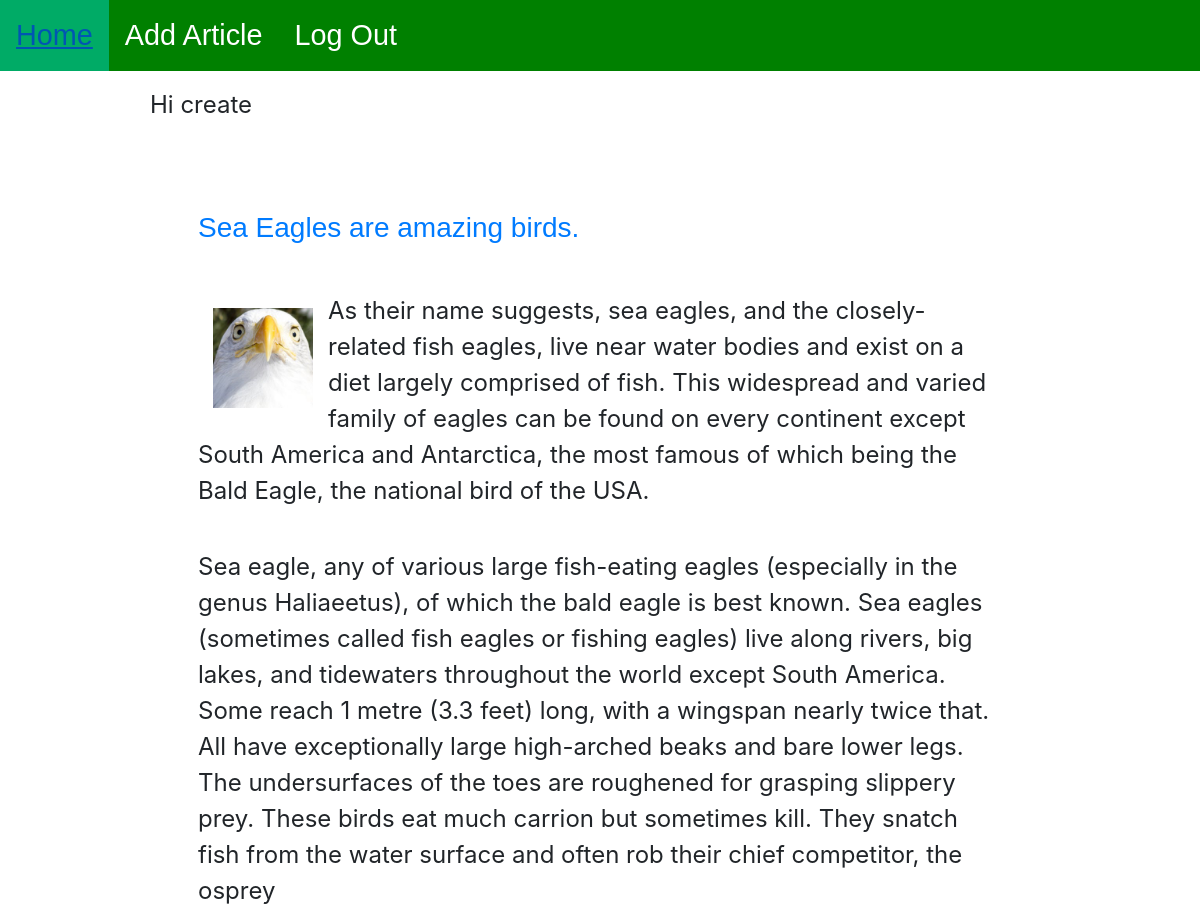
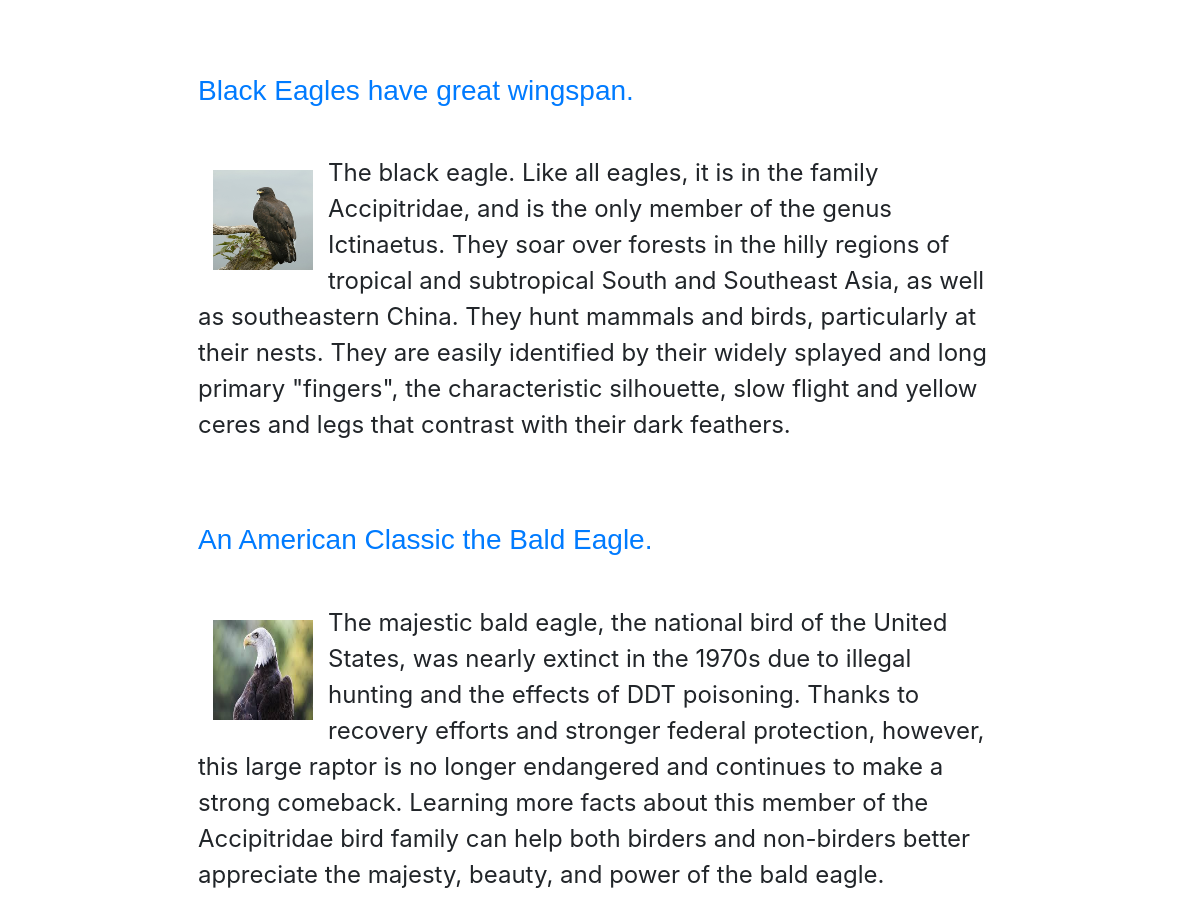
The app's page / (signed in) with its own data (2 pictures, top to bottom).
### samples/models.py (models this page shows, shortened)
class Article(models.Model):
    title = models.CharField(max_length=200)
    text = models.TextField()
    author = models.ForeignKey(
        'auth.User', on_delete=models.CASCADE, default=1,)
    photo = models.ImageField(upload_to="gallery", default='eagle1.jpg')

### samples/views.py (the view)
# urls.py: path('', HomePageView.as_view(), name='home'),
class HomePageView(ListView):
    model = Article
    template_name = 'home.html'
    context_object_name = 'all_articles_list'

### templates/home.html
{% extends 'base.html' %}
{% block content %}
<main>
    {% for article in all_articles_list %}
    <section>
        <h3><a href="{% url 'article_detail' article.pk %}">{{ article.title }}</a></h3>
        <article>
            <img src="{{ article.photo.url }}" alt="{{ article.title }}" class="art-img">
            <p>{{ article.text | linebreaks }}</p>
        </article>
    </section>
    {% endfor %}
</main>
{% endblock content %}

### templates/base.html (shortened to what this page needs)
{% load static %}
<!DOCTYPE html>
<html lang="en">
<head>
    <link href="{% static 'css/base.css' %}" rel="stylesheet">
    <link rel="stylesheet" href="https://stackpath.bootstrapcdn.com/bootstrap/4.4.1/css/bootstrap.min.css"
>
</head>
<body>
    <ul>
        <li><a href="{% url 'home' %}">Home</a></li>
        <li><a href="{% url 'add_article' %}">Add Article</a></li>
        {% if user.is_authenticated %}
        <li><a href="{% url 'logout' %}">Log Out</a></li>
        {% endif %}
    </ul>
    <div class="wrapper">
        {% if user.is_authenticated %}
        <p>Hi {{ user.username }}</p>
        {% else %}
        <p>You are not logged in <a href="{% url 'login' %}" class="btn btn-primary btn-lg">Log In</a>
        <a href="{% url 'signup' %}" class="btn btn-primary btn-lg">Sign Up</a></p>
        {% endif %}
        {% block content %}
        {% endblock content %}
    </div>
</body>
</html>

### static/css/base.css (style rules this page uses)
* { margin: 0; padding: 0; }
body { background-color: gray; font-size: 50%; padding: 0; margin: 0; }
.wrapper { width: 900px; font-size: 1.5em; margin: 0 auto; background-color: white; }
main { padding: 2em; position: relative; }
p { padding: 0 0 1em 0; }
main { padding: 2em; }
.art-img { float: left; margin: 55px 15px 15px 15px; height: 100px; width: 100px; }
h3 { margin-bottom: 1em; font-family: Arial, Helvetica, sans-serif; }
a:link { text-decoration: none; }
ul { list-style-type: none; margin: 0; padding: 0; overflow: hidden; background-color: green; }
li { float: left; }
li a { display: block; color: white; text-align: center; padding: 14px 16px; text-decoration: none; font-size: 1.8em; font-family: Arial, Helvetica, sans-serif; }

### records on screen
Article: title "Sea Eagles are amazing birds.", photo (picture), text "As their name suggests, sea eagles, and the closely-related fish eagles, live near water bodies and exist on a diet largely comprised of fish. This widespread and varied family of eagles can be found on every continent except South America and Antarctica, the most famous of which being the Bald Eagle, the national bird of the USA. Sea eagle, any of various large fish-eating eagles (especially in the genus Haliaeetus), of which the bald eagle is best known. Sea eagles (sometimes called fish eagles or fishing eagles) live along rivers, big lakes, and tidewaters throughout the world except South America. Some reach 1 metre (3.3 feet) long, with a wingspan nearly twice that. All have…"
Article: title "Black Eagles have great wingspan.", photo (picture), text "The black eagle. Like all eagles, it is in the family Accipitridae, and is the only member of the genus Ictinaetus. They soar over forests in the hilly regions of tropical and subtropical South and Southeast Asia, as well as southeastern China. They hunt mammals and birds, particularly at their nests. They are easily identified by their widely splayed and long primary \"fingers\", the characteristic silhouette, slow flight and yellow ceres and legs that contrast with their dark feathers."
Article: title "An American Classic the Bald Eagle.", photo (picture), text "The majestic bald eagle, the national bird of the United States, was nearly extinct in the 1970s due to illegal hunting and the effects of DDT poisoning. Thanks to recovery efforts and stronger federal protection, however, this large raptor is no longer endangered and continues to make a strong comeback. Learning more facts about this member of the Accipitridae bird family can help both birders and non-birders better appreciate the majesty, beauty, and power of the bald eagle."

### other values on screen
{{ user.username }} "create"
